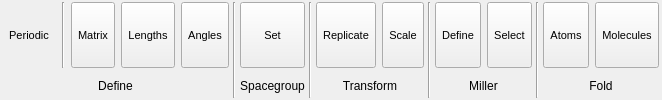
      <widget class="QWidget" name="CellTab">
       <property name="sizePolicy">
        <sizepolicy hsizetype="Preferred" vsizetype="Minimum">
         <horstretch>0</horstretch>
         <verstretch>0</verstretch>
        </sizepolicy>
       </property>
       <attribute name="title">
        <string>  Cell  </string>
       </attribute>
       <layout class="QHBoxLayout" name="horizontalLayout_4">
        <property name="spacing">
         <number>4</number>
        </property>
        <property name="margin">
         <number>2</number>
        </property>
        <item>
         <layout class="QGridLayout" name="gridLayout_7">
          <property name="spacing">
           <number>6</number>
          </property>
          <item row="0" column="0">
           <widget class="TMenuButton" name="CellDefinePeriodicButton">
            <property name="sizePolicy">
             <sizepolicy hsizetype="Preferred" vsizetype="Fixed">
              <horstretch>0</horstretch>
              <verstretch>0</verstretch>
             </sizepolicy>
            </property>
            <property name="minimumSize">
             <size>
              <width>40</width>
              <height>66</height>
             </size>
            </property>
            <property name="maximumSize">
             <size>
              <width>128</width>
              <height>66</height>
             </size>
            </property>
            <property name="font">
             <font>
              <pointsize>8</pointsize>
             </font>
            </property>
            <property name="toolTip">
             <string>Toggle whether model is periodic</string>
            </property>
            <property name="text">
             <string>Periodic</string>
            </property>
            <property name="icon">
             <iconset resource="icons.qrc">
              <normaloff>:/cell/icons/cell_periodic.svg</normaloff>:/cell/icons/cell_periodic.svg</iconset>
            </property>
            <property name="iconSize">
             <size>
              <width>30</width>
              <height>30</height>
             </size>
            </property>
            <property name="checkable">
             <bool>true</bool>
            </property>
            <property name="checked">
             <bool>false</bool>
            </property>
            <property name="autoExclusive">
             <bool>false</bool>
            </property>
            <property name="toolButtonStyle">
             <enum>Qt::ToolButtonTextUnderIcon</enum>
            </property>
            <property name="autoRaise">
             <bool>true</bool>
            </property>
           </widget>
          </item>
          <item row="0" column="2">
           <widget class="TMenuButton" name="CellDefineMatrixButton">
            <property name="sizePolicy">
             <sizepolicy hsizetype="Preferred" vsizetype="Fixed">
              <horstretch>0</horstretch>
              <verstretch>0</verstretch>
             </sizepolicy>
            </property>
            <property name="minimumSize">
             <size>
              <width>40</width>
              <height>66</height>
             </size>
            </property>
            <property name="maximumSize">
             <size>
              <width>128</width>
              <height>66</height>
             </size>
            </property>
            <property name="font">
             <font>
              <pointsize>8</pointsize>
             </font>
            </property>
            <property name="toolTip">
             <string>Edit / set cell matrix</string>
            </property>
            <property name="text">
             <string>Matrix</string>
            </property>
            <property name="icon">
             <iconset resource="icons.qrc">
              <normaloff>:/basic/icons/basic_matrix.svg</normaloff>:/basic/icons/basic_matrix.svg</iconset>
            </property>
            <property name="iconSize">
             <size>
              <width>30</width>
              <height>30</height>
             </size>
            </property>
            <property name="checkable">
             <bool>false</bool>
            </property>
            <property name="checked">
             <bool>false</bool>
            </property>
            <property name="autoExclusive">
             <bool>false</bool>
            </property>
            <property name="toolButtonStyle">
             <enum>Qt::ToolButtonTextUnderIcon</enum>
            </property>
            <property name="autoRaise">
             <bool>false</bool>
            </property>
           </widget>
          </item>
          <item row="0" column="3">
           <widget class="TMenuButton" name="CellDefineLengthsButton">
            <property name="sizePolicy">
             <sizepolicy hsizetype="Preferred" vsizetype="Fixed">
              <horstretch>0</horstretch>
              <verstretch>0</verstretch>
             </sizepolicy>
            </property>
            <property name="minimumSize">
             <size>
              <width>40</width>
              <height>66</height>
             </size>
            </property>
            <property name="maximumSize">
             <size>
              <width>128</width>
              <height>66</height>
             </size>
            </property>
            <property name="font">
             <font>
              <pointsize>8</pointsize>
             </font>
            </property>
            <property name="toolTip">
             <string>Edit / set cell lengths</string>
            </property>
            <property name="text">
             <string>Lengths</string>
            </property>
            <property name="icon">
             <iconset resource="icons.qrc">
              <normaloff>:/basic/icons/basic_capitalabc.svg</normaloff>:/basic/icons/basic_capitalabc.svg</iconset>
            </property>
            <property name="iconSize">
             <size>
              <width>30</width>
              <height>30</height>
             </size>
            </property>
            <property name="checkable">
             <bool>false</bool>
            </property>
            <property name="checked">
             <bool>false</bool>
            </property>
            <property name="autoExclusive">
             <bool>false</bool>
            </property>
            <property name="toolButtonStyle">
             <enum>Qt::ToolButtonTextUnderIcon</enum>
            </property>
            <property name="autoRaise">
             <bool>false</bool>
            </property>
           </widget>
          </item>
          <item row="0" column="4">
           <widget class="TMenuButton" name="CellDefineAnglesButton">
            <property name="sizePolicy">
             <sizepolicy hsizetype="Preferred" vsizetype="Fixed">
              <horstretch>0</horstretch>
              <verstretch>0</verstretch>
             </sizepolicy>
            </property>
            <property name="minimumSize">
             <size>
              <width>40</width>
              <height>66</height>
             </size>
            </property>
            <property name="maximumSize">
             <size>
              <width>128</width>
              <height>66</height>
             </size>
            </property>
            <property name="font">
             <font>
              <pointsize>8</pointsize>
             </font>
            </property>
            <property name="toolTip">
             <string>Edit / set cell angles</string>
            </property>
            <property name="text">
             <string>Angles</string>
            </property>
            <property name="icon">
             <iconset resource="icons.qrc">
              <normaloff>:/basic/icons/basic_alphabetagamma.svg</normaloff>:/basic/icons/basic_alphabetagamma.svg</iconset>
            </property>
            <property name="iconSize">
             <size>
              <width>30</width>
              <height>30</height>
             </size>
            </property>
            <property name="checkable">
             <bool>false</bool>
            </property>
            <property name="checked">
             <bool>false</bool>
            </property>
            <property name="autoExclusive">
             <bool>false</bool>
            </property>
            <property name="toolButtonStyle">
             <enum>Qt::ToolButtonTextUnderIcon</enum>
            </property>
            <property name="autoRaise">
             <bool>false</bool>
            </property>
           </widget>
          </item>
          <item row="1" column="0" colspan="5">
           <widget class="QLabel" name="label_5">
            <property name="text">
             <string>Define</string>
            </property>
            <property name="alignment">
             <set>Qt::AlignCenter</set>
            </property>
           </widget>
          </item>
          <item row="0" column="1">
           <widget class="Line" name="line_31">
            <property name="orientation">
             <enum>Qt::Vertical</enum>
            </property>
           </widget>
          </item>
         </layout>
        </item>
        <item>
         <widget class="Line" name="line_7">
          <property name="orientation">
           <enum>Qt::Vertical</enum>
          </property>
         </widget>
        </item>
        <item>
         <layout class="QGridLayout" name="gridLayout_8">
          <property name="spacing">
           <number>6</number>
          </property>
          <item row="0" column="0">
           <widget class="TMenuButton" name="CellSpacegroupSetButton">
            <property name="sizePolicy">
             <sizepolicy hsizetype="Preferred" vsizetype="Fixed">
              <horstretch>0</horstretch>
              <verstretch>0</verstretch>
             </sizepolicy>
            </property>
            <property name="minimumSize">
             <size>
              <width>40</width>
              <height>66</height>
             </size>
            </property>
            <property name="maximumSize">
             <size>
              <width>128</width>
              <height>66</height>
             </size>
            </property>
            <property name="font">
             <font>
              <pointsize>8</pointsize>
             </font>
            </property>
            <property name="toolTip">
             <string>Edit / set cell angles</string>
            </property>
            <property name="text">
             <string>Set</string>
            </property>
            <property name="iconSize">
             <size>
              <width>30</width>
              <height>30</height>
             </size>
            </property>
            <property name="checkable">
             <bool>false</bool>
            </property>
            <property name="checked">
             <bool>false</bool>
            </property>
            <property name="autoExclusive">
             <bool>false</bool>
            </property>
            <property name="toolButtonStyle">
             <enum>Qt::ToolButtonTextUnderIcon</enum>
            </property>
            <property name="autoRaise">
             <bool>false</bool>
            </property>
           </widget>
          </item>
          <item row="1" column="0">
           <widget class="QLabel" name="label_13">
            <property name="text">
             <string>Spacegroup</string>
            </property>
            <property name="alignment">
             <set>Qt::AlignCenter</set>
            </property>
           </widget>
          </item>
         </layout>
        </item>
        <item>
         <widget class="Line" name="line_12">
          <property name="orientation">
           <enum>Qt::Vertical</enum>
          </property>
         </widget>
        </item>
        <item>
         <layout class="QGridLayout" name="gridLayout_10">
          <property name="spacing">
           <number>6</number>
          </property>
          <item row="0" column="0">
           <widget class="TMenuButton" name="CellTransformReplicateButton">
            <property name="sizePolicy">
             <sizepolicy hsizetype="Preferred" vsizetype="Fixed">
              <horstretch>0</horstretch>
              <verstretch>0</verstretch>
             </sizepolicy>
            </property>
            <property name="minimumSize">
             <size>
              <width>40</width>
              <height>66</height>
             </size>
            </property>
            <property name="maximumSize">
             <size>
              <width>128</width>
              <height>66</height>
             </size>
            </property>
            <property name="font">
             <font>
              <pointsize>8</pointsize>
             </font>
            </property>
            <property name="toolTip">
             <string>Replicate current cell, repeating along X, Y, and/or Z directions</string>
            </property>
            <property name="text">
             <string>Replicate</string>
            </property>
            <property name="icon">
             <iconset resource="icons.qrc">
              <normaloff>:/cell/icons/cell_replicate.svg</normaloff>:/cell/icons/cell_replicate.svg</iconset>
            </property>
            <property name="iconSize">
             <size>
              <width>30</width>
              <height>30</height>
             </size>
            </property>
            <property name="checkable">
             <bool>false</bool>
            </property>
            <property name="checked">
             <bool>false</bool>
            </property>
            <property name="autoExclusive">
             <bool>false</bool>
            </property>
            <property name="toolButtonStyle">
             <enum>Qt::ToolButtonTextUnderIcon</enum>
            </property>
            <property name="autoRaise">
             <bool>false</bool>
            </property>
           </widget>
          </item>
          <item row="0" column="1">
           <widget class="TMenuButton" name="CellTransformScaleButton">
            <property name="sizePolicy">
             <sizepolicy hsizetype="Preferred" vsizetype="Fixed">
              <horstretch>0</horstretch>
              <verstretch>0</verstretch>
             </sizepolicy>
            </property>
            <property name="minimumSize">
             <size>
              <width>40</width>
              <height>66</height>
             </size>
            </property>
            <property name="maximumSize">
             <size>
              <width>128</width>
              <height>66</height>
             </size>
            </property>
            <property name="font">
             <font>
              <pointsize>8</pointsize>
             </font>
            </property>
            <property name="toolTip">
             <string>Scale cell and its contents</string>
            </property>
            <property name="text">
             <string>Scale</string>
            </property>
            <property name="icon">
             <iconset resource="icons.qrc">
              <normaloff>:/cell/icons/cell_scale.svg</normaloff>:/cell/icons/cell_scale.svg</iconset>
            </property>
            <property name="iconSize">
             <size>
              <width>30</width>
              <height>30</height>
             </size>
            </property>
            <property name="checkable">
             <bool>false</bool>
            </property>
            <property name="checked">
             <bool>false</bool>
            </property>
            <property name="autoExclusive">
             <bool>false</bool>
            </property>
            <property name="toolButtonStyle">
             <enum>Qt::ToolButtonTextUnderIcon</enum>
            </property>
            <property name="autoRaise">
             <bool>false</bool>
            </property>
           </widget>
          </item>
          <item row="1" column="0" colspan="2">
           <widget class="QLabel" name="label_14">
            <property name="text">
             <string>Transform</string>
            </property>
            <property name="alignment">
             <set>Qt::AlignCenter</set>
            </property>
           </widget>
          </item>
         </layout>
        </item>
        <item>
         <widget class="Line" name="line_8">
          <property name="orientation">
           <enum>Qt::Vertical</enum>
          </property>
         </widget>
        </item>
        <item>
         <layout class="QGridLayout" name="gridLayout_11">
          <property name="spacing">
           <number>6</number>
          </property>
          <item row="0" column="0">
           <widget class="TMenuButton" name="CellMillerDefineButton">
            <property name="sizePolicy">
             <sizepolicy hsizetype="Preferred" vsizetype="Fixed">
              <horstretch>0</horstretch>
              <verstretch>0</verstretch>
             </sizepolicy>
            </property>
            <property name="minimumSize">
             <size>
              <width>40</width>
              <height>66</height>
             </size>
            </property>
            <property name="maximumSize">
             <size>
              <width>128</width>
              <height>66</height>
             </size>
            </property>
            <property name="font">
             <font>
              <pointsize>8</pointsize>
             </font>
            </property>
            <property name="toolTip">
             <string>Edit / set cell angles</string>
            </property>
            <property name="text">
             <string>Define</string>
            </property>
            <property name="iconSize">
             <size>
              <width>30</width>
              <height>30</height>
             </size>
            </property>
            <property name="checkable">
             <bool>false</bool>
            </property>
            <property name="checked">
             <bool>false</bool>
            </property>
            <property name="autoExclusive">
             <bool>false</bool>
            </property>
            <property name="toolButtonStyle">
             <enum>Qt::ToolButtonTextUnderIcon</enum>
            </property>
            <property name="autoRaise">
             <bool>false</bool>
            </property>
           </widget>
          </item>
          <item row="0" column="1">
           <widget class="TMenuButton" name="CellMillerSelectButton">
            <property name="sizePolicy">
             <sizepolicy hsizetype="Preferred" vsizetype="Fixed">
              <horstretch>0</horstretch>
              <verstretch>0</verstretch>
             </sizepolicy>
            </property>
            <property name="minimumSize">
             <size>
              <width>40</width>
              <height>66</height>
             </size>
            </property>
            <property name="maximumSize">
             <size>
              <width>128</width>
              <height>66</height>
             </size>
            </property>
            <property name="font">
             <font>
              <pointsize>8</pointsize>
             </font>
            </property>
            <property name="toolTip">
             <string>Edit / set cell angles</string>
            </property>
            <property name="text">
             <string>Select</string>
            </property>
            <property name="iconSize">
             <size>
              <width>30</width>
              <height>30</height>
             </size>
            </property>
            <property name="checkable">
             <bool>false</bool>
            </property>
            <property name="checked">
             <bool>false</bool>
            </property>
            <property name="autoExclusive">
             <bool>false</bool>
            </property>
            <property name="toolButtonStyle">
             <enum>Qt::ToolButtonTextUnderIcon</enum>
            </property>
            <property name="autoRaise">
             <bool>false</bool>
            </property>
           </widget>
          </item>
          <item row="1" column="0" colspan="2">
           <widget class="QLabel" name="label_18">
            <property name="text">
             <string>Miller</string>
            </property>
            <property name="alignment">
             <set>Qt::AlignCenter</set>
            </property>
           </widget>
          </item>
         </layout>
        </item>
        <item>
         <widget class="Line" name="line_28">
          <property name="orientation">
           <enum>Qt::Vertical</enum>
          </property>
         </widget>
        </item>
        <item>
         <layout class="QGridLayout" name="gridLayout_12">
          <property name="spacing">
           <number>6</number>
          </property>
          <item row="0" column="0">
           <widget class="TMenuButton" name="CellFoldAtomsButton">
            <property name="sizePolicy">
             <sizepolicy hsizetype="Preferred" vsizetype="Fixed">
              <horstretch>0</horstretch>
              <verstretch>0</verstretch>
             </sizepolicy>
            </property>
            <property name="minimumSize">
             <size>
              <width>40</width>
              <height>66</height>
             </size>
            </property>
            <property name="maximumSize">
             <size>
              <width>128</width>
              <height>66</height>
             </size>
            </property>
            <property name="font">
             <font>
              <pointsize>8</pointsize>
             </font>
            </property>
            <property name="toolTip">
             <string>Edit / set cell angles</string>
            </property>
            <property name="text">
             <string>Atoms</string>
            </property>
            <property name="icon">
             <iconset resource="icons.qrc">
              <normaloff>:/cell/icons/cell_foldatoms.svg</normaloff>:/cell/icons/cell_foldatoms.svg</iconset>
            </property>
            <property name="iconSize">
             <size>
              <width>30</width>
              <height>30</height>
             </size>
            </property>
            <property name="checkable">
             <bool>false</bool>
            </property>
            <property name="checked">
             <bool>false</bool>
            </property>
            <property name="autoExclusive">
             <bool>false</bool>
            </property>
            <property name="toolButtonStyle">
             <enum>Qt::ToolButtonTextUnderIcon</enum>
            </property>
            <property name="autoRaise">
             <bool>false</bool>
            </property>
           </widget>
          </item>
          <item row="0" column="1">
           <widget class="TMenuButton" name="CellFoldMoleculesButton">
            <property name="sizePolicy">
             <sizepolicy hsizetype="Preferred" vsizetype="Fixed">
              <horstretch>0</horstretch>
              <verstretch>0</verstretch>
             </sizepolicy>
            </property>
            <property name="minimumSize">
             <size>
              <width>40</width>
              <height>66</height>
             </size>
            </property>
            <property name="maximumSize">
             <size>
              <width>128</width>
              <height>66</height>
             </size>
            </property>
            <property name="font">
             <font>
              <pointsize>8</pointsize>
             </font>
            </property>
            <property name="toolTip">
             <string>Edit / set cell angles</string>
            </property>
            <property name="text">
             <string>Molecules</string>
            </property>
            <property name="icon">
             <iconset resource="icons.qrc">
              <normaloff>:/cell/icons/cell_foldmolecules.svg</normaloff>:/cell/icons/cell_foldmolecules.svg</iconset>
            </property>
            <property name="iconSize">
             <size>
              <width>30</width>
              <height>30</height>
             </size>
            </property>
            <property name="checkable">
             <bool>false</bool>
            </property>
            <property name="checked">
             <bool>false</bool>
            </property>
            <property name="autoExclusive">
             <bool>false</bool>
            </property>
            <property name="toolButtonStyle">
             <enum>Qt::ToolButtonTextUnderIcon</enum>
            </property>
            <property name="autoRaise">
             <bool>false</bool>
            </property>
           </widget>
          </item>
          <item row="1" column="0" colspan="2">
           <widget class="QLabel" name="label_31">
            <property name="text">
             <string>Fold</string>
            </property>
            <property name="alignment">
             <set>Qt::AlignCenter</set>
            </property>
           </widget>
          </item>
         </layout>
        </item>
        <item>
         <spacer name="horizontalSpacer_3">
          <property name="orientation">
           <enum>Qt::Horizontal</enum>
          </property>
          <property name="sizeType">
           <enum>QSizePolicy::MinimumExpanding</enum>
          </property>
          <property name="sizeHint" stdset="0">
           <size>
            <width>1</width>
            <height>20</height>
           </size>
          </property>
         </spacer>
        </item>
       </layout>
      </widget>
